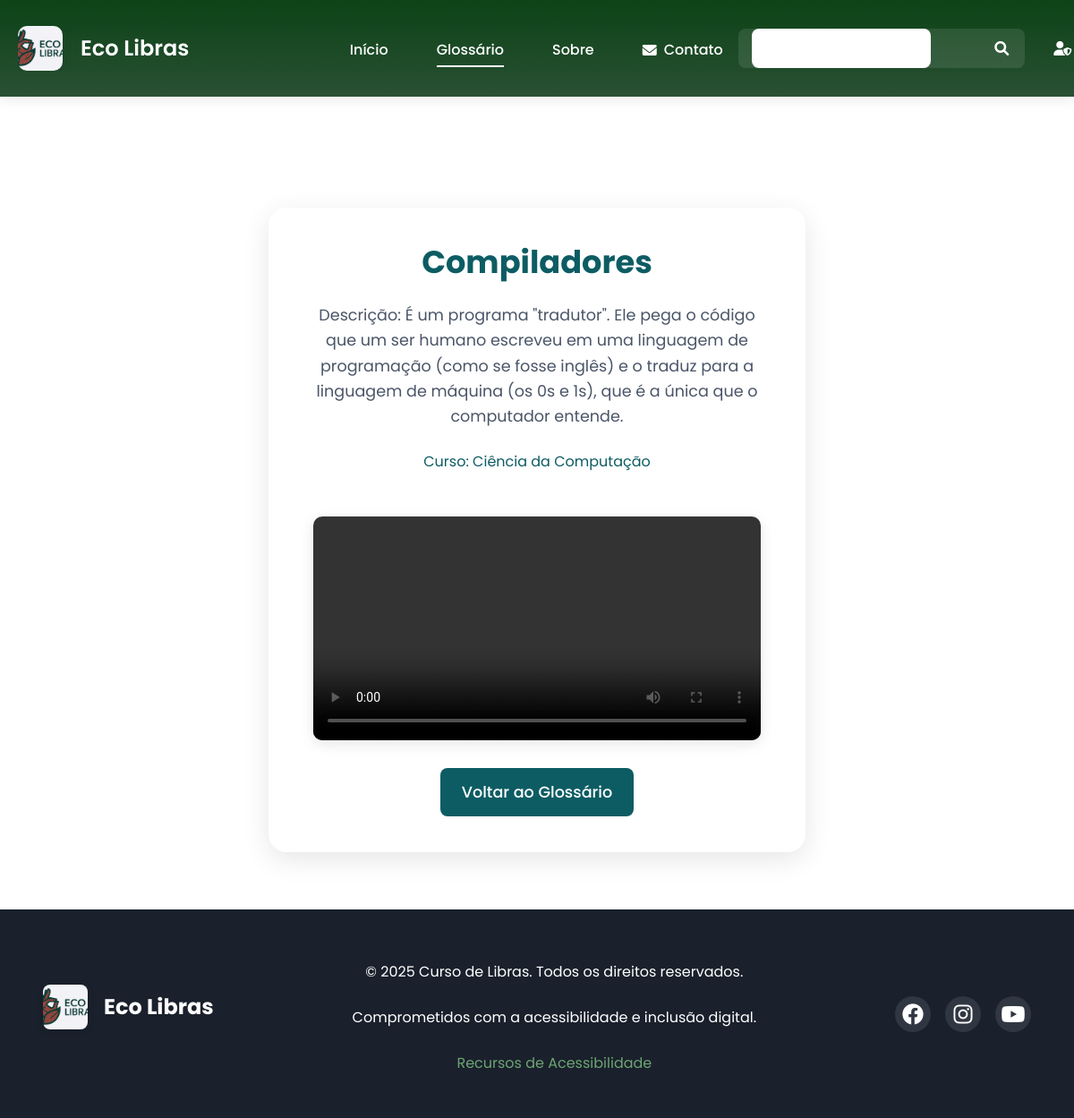
Page /vizualizacaoTermo/5 on the committed database.
### APP/models.py (models this page shows)
class Termo(db.Model):
    __tablename__ = 'termo'
    id = db.Column(db.Integer, primary_key=True)
    nome_termo = db.Column(db.String(120), nullable=False)
    descricao = db.Column(db.Text, nullable=False)
    video = db.Column(db.String(255))
    curso_id = db.Column(db.Integer, db.ForeignKey('curso.id'), nullable=True)
    curso = db.relationship('Curso', back_populates='termos')

class Curso(db.Model):
    __tablename__ = 'curso'
    id = db.Column(db.Integer, primary_key=True)
    nome = db.Column(db.String(120), unique=True, nullable=False)
    termos = db.relationship('Termo', back_populates='curso', cascade='all, delete-orphan')

### APP/routes.py (the view)
@rotas_principal.route('/vizualizacaoTermo/<int:termo_id>')
def visualizar_termo(termo_id):
    termo = Termo.query.get(termo_id)
    if not termo:
        flash('Termo não encontrado.', 'warning')
        return redirect(url_for('principal.pagina_glossario'))
    curso_nome = termo.curso.nome if getattr(termo, 'curso', None) else None
    termo_dict = {
        'id': termo.id,
        'termo': termo.nome_termo,
        'descricao': termo.descricao,
        'video': termo.video,
        'curso_nome': curso_nome
    }
    return render_template('vizualizacaoTermo.html', termo=termo_dict)

### APP/templates/vizualizacaoTermo.html (shortened to what this page needs)
<!DOCTYPE html>
<html lang="pt-br">
<head>
    <link rel="stylesheet" href="{{ url_for('static', filename='css/reset.css') }}">
    <link rel="stylesheet" href="{{ url_for('static', filename='css/style.css') }}">
    <link rel="stylesheet" href="{{ url_for('static', filename='css/accessibility.css') }}">
    <link rel="stylesheet" href="{{ url_for('static', filename='css/glossario-modern.css') }}">
    <link rel="stylesheet" href="{{ url_for('static', filename='css/logo-modern.css') }}">
    <link rel="stylesheet" href="{{ url_for('static', filename='css/vizualizacao-termo.css') }}">
    <link rel="stylesheet" href="{{ url_for('static', filename='css/index-adjustments.css') }}">
    <link rel="stylesheet" href="{{ url_for('static', filename='css/performance.css') }}">
    <link rel="stylesheet" href="https://cdnjs.cloudflare.com/ajax/libs/font-awesome/6.0.0-beta3/css/all.min.css">
</head>
<body class="termo-page">
    <header role="banner" class="glossary-header">
        <nav role="navigation" aria-label="Menu principal">
            <div class="logo">
                <img src="{{ url_for('static', filename='images/WhatsApp Image 2025-08-23 at 18.20.33.jpeg') }}" alt="Ícone de acessibilidade" class="logo-icon">
                <span class="logo-text">Eco Libras</span>
            </div>
            <ul class="nav-links">
                <li><a href="{{ url_for('principal.pagina_inicial') }}" aria-label="Ir para início">Início</a></li>
                <li><a href="{{ url_for('principal.pagina_glossario') }}" aria-label="Ir para o glossário" class="active">Glossário</a></li>
                <li><a href="{{ url_for('principal.pagina_inicial') }}#about" aria-label="Ir para sobre nós">Sobre</a></li>
                <li>
                    <button id="open-contact" class="btn-nav" aria-label="Abrir menu de contato" type="button">
                        <i class="fas fa-envelope"></i> Contato
                    </button>
                </li>
            </ul>
            <div class="right-nav">
                <form class="search-bar" role="search" aria-label="Pesquisar no site">
                    <input type="search" placeholder="Pesquisar no site..." aria-label="Pesquisar">
                    <button type="submit" aria-label="Buscar"><i class="fas fa-search"></i></button>
                </form>
                <button id="open-admin-login" class="btn-nav" aria-label="Abrir login administrativo" type="button">
                    <i class="fas fa-user-shield"></i> Admin
                </button>
            </div>
        </nav>
    </header>
    <main role="main" id="main-content">
        <section class="termo-detalhe-section">
            <div class="termo-detalhe-card">
                <h1>{{ termo.termo }}</h1>
                <p><strong>Descrição:</strong> {{ termo.descricao or 'Sem descrição.' }}</p>
                <p class="curso"><strong>Curso:</strong> {{ termo.curso_nome or 'Não informado' }}</p>
                {% if termo.video %}
                <div class="video-container">
                    <video src="{{ url_for('static', filename='videos/' ~ (termo.video | replace('videos/',''))) }}" controls></video>
                </div>
                {% endif %}
                <a href="{{ url_for('principal.pagina_glossario') }}" class="btn" aria-label="Voltar ao glossário">Voltar ao Glossário</a>
            </div>
        </section>
    </main>
    <footer role="contentinfo">
        <div class="container">
            <div class="footer-content">
                <div class="footer-logo">
                    <img src="{{ url_for('static', filename='images/WhatsApp Image 2025-08-23 at 18.20.33.jpeg') }}" alt="Logo Eco Libras" class="footer-logo-img">
                    <span>Eco Libras</span>
                </div>
                <div class="footer-links">
                    <p>&copy; 2025 Curso de Libras. Todos os direitos reservados.</p>
                    <p>Comprometidos com a acessibilidade e inclusão digital.</p>
                    <p><a href="{{ url_for('static', filename='acessibilidade.html') }}" aria-label="Saiba mais sobre nossos recursos de acessibilidade">Recursos de Acessibilidade</a></p>
                </div>
                <div class="social-links">
                    <a href="#" aria-label="Siga-nos no Facebook"><i class="fab fa-facebook"></i></a>
                    <a href="#" aria-label="Siga-nos no Instagram"><i class="fab fa-instagram"></i></a>
                    <a href="#" aria-label="Siga-nos no YouTube"><i class="fab fa-youtube"></i></a>
                </div>
            </div>
        </div>
    </footer>
</body>
</html>

### APP/static/css/style.css (style rules this page uses)
:root { --primary-color: #007bff; --primary-dark: #0056b3; --secondary-color: #ffffff; --text-color: #333333; --light-gray: #f8f9fa; --border-color: #e9ecef; --shadow: 0 4px 6px rgba(0, 123, 255, 0.1); }
* { margin: 0; padding: 0; box-sizing: border-box; }
body { font-family: 'Arial', sans-serif; line-height: 1.6; color: var(--text-color); background: var(--secondary-color); }
a { text-decoration: none; color: var(--primary-color); transition: color 0.3s ease; }
ul { list-style: none; }
img { max-width: 100%; height: auto; }
header { background: transparent; color: var(--secondary-color); padding: 0.04rem 0; position: fixed; width: 100%; top: 0; left: 0; z-index: 1000; box-shadow: none; transition: background 0.3s; }
header nav { display: flex; flex-direction: row; align-items: center; justify-content: space-between; padding-left: 20px; gap: 16px; width: 100%; position: relative; background: transparent; box-shadow: none; }
header nav ul { display: flex; flex-direction: row; align-items: center; justify-content: center; flex: 1 1 auto; margin: 0 0 0 100px; padding: 0; }
nav .logo { margin-right: 2rem; display: flex; align-items: center; font-size: 1.8rem; font-weight: bold; color: var(--secondary-color); }
.logo { display: flex; align-items: center; font-size: 1.8rem; font-weight: bold; color: var(--secondary-color); }
.logo-icon { width: 60px; height: 60px; margin-right: 12px; border-radius: 8px; border: 2px solid #4CAF50; box-shadow: 0 2px 4px rgba(0, 0, 0, 0.1); object-fit: cover; }
header nav ul { display: flex; flex-direction: row; margin-top: 4px; margin-bottom: 0; align-items: center; }
header nav ul li { margin-left: 30px; }
header nav ul li a { color: var(--secondary-color); font-weight: 500; padding: 8px 16px; border-radius: 4px; transition: all 0.3s ease; }
.search-bar { display: flex; align-items: center; margin-left: 2rem; margin-right: 2rem; background: transparent; border-radius: 8px; box-shadow: none; height: 44px; flex: 0 0 320px; max-width: 400px; min-width: 200px; border: 2px solid transparent; transition: box-shadow 0.2s, border-color 0.2s, background 0.2s; }
.search-bar input[type="search"], .search-bar input[type="text"], .search-bar input[type="email"], .search-bar input[type="password"] { background: #fff !important; color: #222 !important; border: 1.5px solid var(--border-color, #ccc); border-radius: 8px; font-size: 1rem; padding: 12px 16px; outline: none; transition: border-color 0.2s; }
.search-bar button { border: 2px solid transparent; background: transparent; color: var(--secondary-color); padding: 0 20px; height: 100%; border-radius: 0 8px 8px 0; cursor: pointer; font-size: 1.1rem; font-weight: 600; transition: background 0.2s, color 0.2s, border-color 0.2s; display: flex; align-items: center; }
main { padding-top: 0px; }
section { padding: 80px 20px; max-width: 1200px; margin: 0 auto; }
h1 { font-size: 3rem; color: var(--primary-color); margin-bottom: 20px; line-height: 1.2; }
p { font-size: 1.1rem; margin-bottom: 20px; line-height: 1.7; }
.btn { display: inline-block; background: var(--primary-color); color: var(--secondary-color); padding: 15px 30px; border-radius: 8px; font-weight: 600; font-size: 1.1rem; transition: all 0.3s ease; border: 2px solid var(--primary-color); cursor: pointer; }
footer { background: var(--primary-color); color: var(--secondary-color); text-align: center; padding: 40px 20px; }
.footer-content p { margin-bottom: 10px; font-size: 1rem; }
.footer-content p:last-child { margin-bottom: 0; opacity: 0.8; }
button[type="submit"] { padding: 12px 24px; border-radius: 8px; background: var(--primary-color, #2e7d32); color: #fff; font-weight: bold; font-size: 1rem; border: none; cursor: pointer; transition: background 0.2s; }

### APP/static/css/logo-modern.css (style rules this page uses)
.logo { display: flex; align-items: center; text-decoration: none; }
.logo-icon { width: 60px; height: 60px; margin-right: 12px; border-radius: 8px; object-fit: cover; transition: transform 0.2s ease; box-shadow: 0 4px 12px rgba(0, 0, 0, 0.1); border: none; }
.logo-text { font-size: 1.5rem; font-weight: 600; color: var(--primary-color); margin: 0; }
.footer-logo { display: flex; align-items: center; margin-bottom: 1rem; }
.footer-logo-img { width: 50px; height: 50px; border-radius: 8px; margin-right: 10px; object-fit: cover; box-shadow: 0 2px 8px rgba(0, 0, 0, 0.1); border: none; }

### rows in the picture
Termo: termo "Compiladores", descricao "É um programa \"tradutor\". Ele pega o código que um ser humano escreveu em uma linguagem de programação (como se fosse inglês) e o traduz para a linguagem de máquina (os 0s e 1s), que é a única que o computador entende."
Curso: nome "Ciência da Computação"
